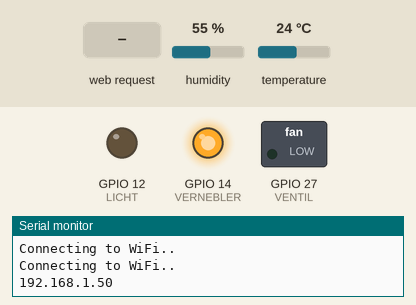
The sketch below on a simulated ESP32. On the bench: switched loads named in the sketch (green lamp = pin HIGH), output pins drawn as LEDs (lit = HIGH), the last lines printed to the serial monitor. Inputs (shaded band) come from the test bench; at power-on: humidity 55 %, temperature 24 °C. WiFi joins after 1.5 s; servers stay silent unless stated; the local clock reads 2024-03-15 10:24:30 at power-on unless the sketch sets it.

Above: at 3.2 s.
3.3 s: HTTP request GET /5 received
At 4.4 s:
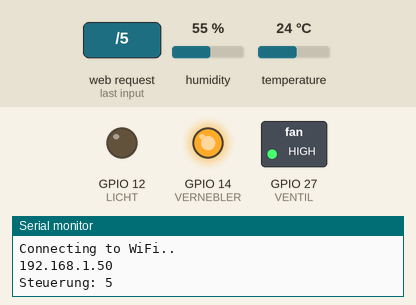
4.8 s: humidity set to 88 %
7.2 s: humidity set to 91 %
At 9.0 s:
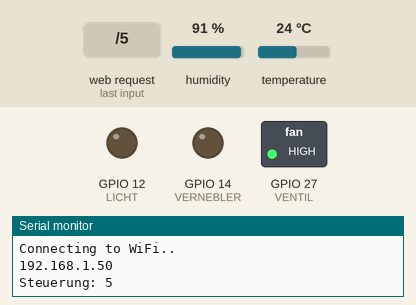
9.5 s: HTTP request GET /8 received
At 10.3 s:
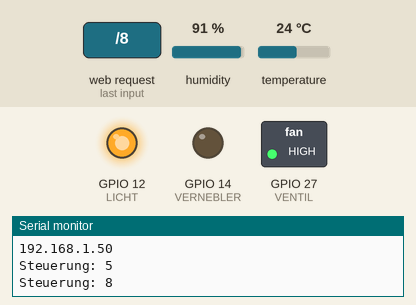
11.0 s: HTTP request GET /2 received
At 11.5 s:
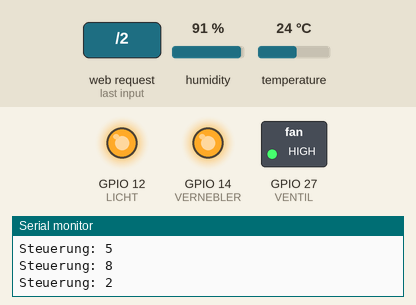
12.5 s: HTTP request GET /4 received
At 13.8 s:
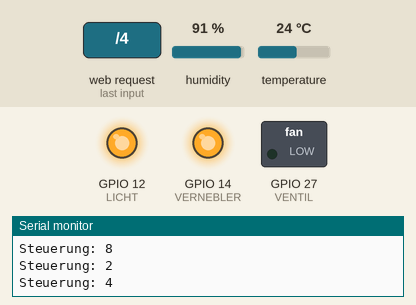
Timing chart, 0 to 15.0 s (numbered marks = the images above; inputs shaded):
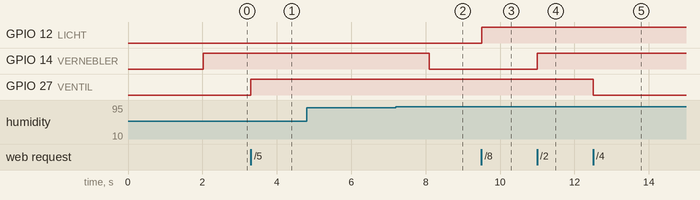

The sketch:

esptest.ino
```cpp
/*********
  Rui Santos
  Complete project details at https://randomnerdtutorials.com
*********/

// Import required libraries
#include "WiFi.h"
#include "ESPAsyncWebServer.h"
#include <Adafruit_Sensor.h>
#include <DHT.h>

// Replace with your network credentials
const char* ssid = "FRITZ!Box 7530 PQ";
const char* password = "41120895611457227941";

#define DHTPIN 26     // Digital pin connected to the DHT sensor
#define VENTIL 27
#define VERNEBLER 14
#define LICHT 12

// Uncomment the type of sensor in use:
#define DHTTYPE    DHT11     // DHT 11
//#define DHTTYPE    DHT22     // DHT 22 (AM2302)
//#define DHTTYPE    DHT21     // DHT 21 (AM2301)
const char* ntpServer = "pool.ntp.org";
const long  gmtOffset_sec = 0;
const int   daylightOffset_sec = 3600;
DHT dht(DHTPIN, DHTTYPE);
float tem, hum;
int vernebler_auto = 1;
int licht_auto = 1;
int ventil_auto = 1;
char timeHour[3];

// Create AsyncWebServer object on port 80
AsyncWebServer server(80);

String readDHTTemperature() {
  // Sensor readings may also be up to 2 seconds 'old' (its a very slow sensor)
  // Read temperature as Celsius (the default)
  float t = dht.readTemperature();
  // Read temperature as Fahrenheit (isFahrenheit = true)
  //float t = dht.readTemperature(true);
  // Check if any reads failed and exit early (to try again).
  if (isnan(t)) {
    Serial.println("Failed to read from DHT sensor!");
    return "--";
  }
  else {
    //Serial.println(t);
    return String(t);
  }
}

String readDHTHumidity() {
  // Sensor readings may also be up to 2 seconds 'old' (its a very slow sensor)
  float h = dht.readHumidity();
  if (isnan(h)) {
    Serial.println("Failed to read from DHT sensor!");
    return "--";
  }
  else {
    //Serial.println(h);
    return String(h);
  }
}


void autoLicht() {
  if (timeHour == "22") {
    digitalWrite(LICHT, 1);
  } else {
    digitalWrite(LICHT, 0);
  }
}

void autoVernebler() {
  if (hum > 89) {
    digitalWrite(VERNEBLER, 0);
  } else {
    digitalWrite(VERNEBLER, 1);
  }
}

void autoVentil() {
  if (hum > 91) {
    digitalWrite(VENTIL, 1);
  } else {
    digitalWrite(VENTIL, 0);
  }
}

String tempdata(){
    return readDHTTemperature()+','+readDHTHumidity();
}

void setup(){
  // Serial port for debugging purposes
  Serial.begin(115200);
  pinMode(VENTIL,OUTPUT);
  digitalWrite(VENTIL,0);
  pinMode(VERNEBLER,OUTPUT);
  digitalWrite(VERNEBLER,0);
  pinMode(LICHT,OUTPUT);
  digitalWrite(LICHT,0);
  dht.begin();
  configTime(gmtOffset_sec, daylightOffset_sec, ntpServer);
  // Connect to Wi-Fi
  WiFi.begin(ssid, password);
  while (WiFi.status() != WL_CONNECTED) {
    delay(1000);
    Serial.println("Connecting to WiFi..");
  }

  // Print ESP32 Local IP Address
  Serial.println(WiFi.localIP());

  // Route for root / web page
  server.on("/", HTTP_GET, [](AsyncWebServerRequest *request){
    Serial.println("Messung:");
    Serial.println(tempdata().c_str());
    request->send_P(200, "text/plain", tempdata().c_str());
  });
  server.on("/1", HTTP_GET, [](AsyncWebServerRequest *request){
    Serial.println("Steuerung: 1");
    autoVernebler();
    vernebler_auto = 1;
  });
  server.on("/2", HTTP_GET, [](AsyncWebServerRequest *request){
    Serial.println("Steuerung: 2");
    digitalWrite(VERNEBLER,1);
    vernebler_auto = 0;
  });
  server.on("/3", HTTP_GET, [](AsyncWebServerRequest *request){
    Serial.println("Steuerung: 3");
    digitalWrite(VERNEBLER,0);
    vernebler_auto = 0;
  });
  server.on("/4", HTTP_GET, [](AsyncWebServerRequest *request){
    Serial.println("Steuerung: 4");
    autoVentil();
    ventil_auto = 1;
  });
  server.on("/5", HTTP_GET, [](AsyncWebServerRequest *request){
    Serial.println("Steuerung: 5");
    digitalWrite(VENTIL,1);
    ventil_auto = 0;
  });
  server.on("/6", HTTP_GET, [](AsyncWebServerRequest *request){
    Serial.println("Steuerung: 6");
    digitalWrite(VENTIL,0);
    ventil_auto = 0;
  });
  server.on("/7", HTTP_GET, [](AsyncWebServerRequest *request){
    Serial.println("Steuerung: 7");
    autoLicht();
    licht_auto = 1;
  });
  server.on("/8", HTTP_GET, [](AsyncWebServerRequest *request){
    Serial.println("Steuerung: 8");
    digitalWrite(LICHT,1);
    licht_auto = 0;
  });
  server.on("/9", HTTP_GET, [](AsyncWebServerRequest *request){
    Serial.println("Steuerung: 9");
    digitalWrite(LICHT,0);
    licht_auto = 0;
  });
  // Start server
  server.begin();
}

void loop(){
  struct tm timeinfo;
    if(!getLocalTime(&timeinfo)){
      Serial.println("Failed to obtain time");
      return;
    }
  char timeHour[3];
    strftime(timeHour,3, "%H", &timeinfo);
  tem = dht.readTemperature();
  hum = dht.readHumidity();
  if (licht_auto) {
    autoLicht();
  }
  if (ventil_auto) {
    autoVentil();
  }
  if (vernebler_auto) {
    autoVernebler();
  }
 /*if (readDHTHumidity().toInt()>70){
   digitalWrite(Ventil,1);
 } else if (readDHTHumidity().toInt()<60){
   digitalWrite(Ventil,0);
 }*/
  delay(1000);
}
```

Measured:
- the behaviour switches between 89 and 90 % on humidity (found by bisection; images 1 and 2)
- after the input at 3.3 s, GPIO 27 (VENTIL): LOW → HIGH at once
- after the input at 4.8 s, every drawn part: stays the same
- after the input at 7.2 s, GPIO 14 (VERNEBLER): HIGH → LOW after 0.90 s
- after the input at 9.5 s, GPIO 12 (LICHT): LOW → HIGH at once
- after the input at 11.0 s, GPIO 14 (VERNEBLER): LOW → HIGH at once
- after the input at 12.5 s, GPIO 27 (VENTIL): HIGH → LOW at once
